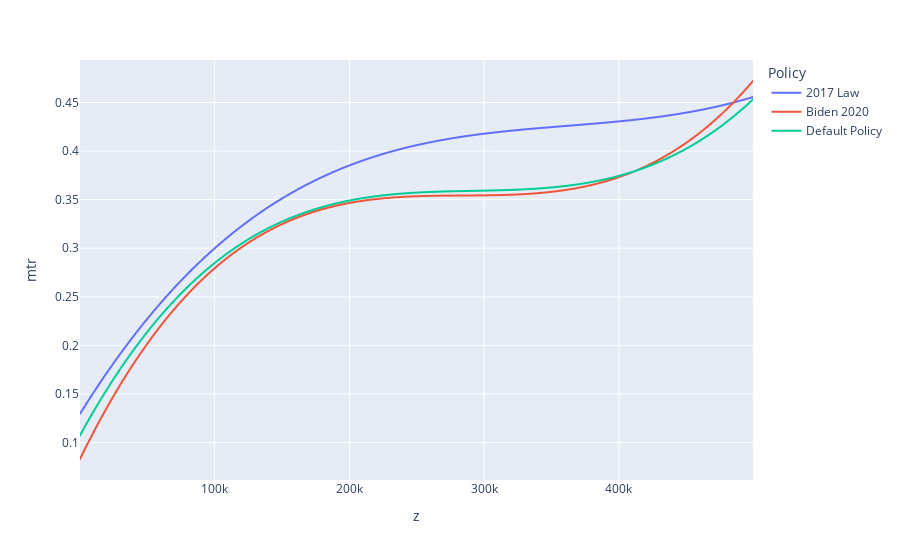

Notebook cell for this chart:
### Markdown cell above
The plot above is showing us the social welfare function weights, $g_z$, for taxpayers across the income distribution.  Higher $g_z$ imply a higher weight in the social welfare function that is optimized with that particular tax policy.  Roughly speaking, $g_z$ tells us how much the social welfare function would increase if we gave a taxpayer one more dollar of after tax income.

All three of the policies compared suggest social welfare functions that place more weight on tax payers with lower incomes.  The social welfare functions begin to diverge for tax payers with more than \\$200,000 in income.  Amongst the three policies, 2017 law provides the lowest weights on very high income taxpayers.  The TCJA, consistent with the regressive distributional estimates, reveals relatively higher weights for the highest income taxpayers.  Somewhat surprisingly, the Biden 2020 campaign proposal have the highest weights on those high income taxpayers of the policies compared.

## Plotting inputs to the calculation

We can also use the `iot_comparison` class' plotting function to help us understand why we see the implied social welfare weights we do.  

For instance, an important input in determining the social welfare weights is the marginal tax rate schedule.  Let's plot this for the three policies compared above:

### Code cell
iot1.plot(var="mtr")

### Figure 1 — Plotly figure (JSON) as saved in the notebook; plotly's stock layout.template omitted (floating-point values rounded to 4 significant figures; data arrays with more than 128 entries replaced by an {"elided": "..."} marker saying what was removed)
{"data": [{"hovertemplate": "Policy=2017 Law<br>z=%{x}<br>mtr=%{y}<extra></extra>", "legendgroup": "wide_variable_0", "line": {"color": "#636efa", "dash": "solid"}, "marker": {"symbol": "circle"}, "mode": "lines", "name": "2017 Law", "showlegend": true, "type": "scattergl", "x": {"elided": "500 float values"}, "xaxis": "x", "y": {"elided": "500 float values"}, "yaxis": "y"}, {"hovertemplate": "Policy=Biden 2020<br>z=%{x}<br>mtr=%{y}<extra></extra>", "legendgroup": "wide_variable_1", "line": {"color": "#EF553B", "dash": "solid"}, "marker": {"symbol": "circle"}, "mode": "lines", "name": "Biden 2020", "showlegend": true, "type": "scattergl", "x": {"elided": "500 float values"}, "xaxis": "x", "y": {"elided": "500 float values"}, "yaxis": "y"}, {"hovertemplate": "Policy=Default Policy<br>z=%{x}<br>mtr=%{y}<extra></extra>", "legendgroup": "wide_variable_2", "line": {"color": "#00cc96", "dash": "solid"}, "marker": {"symbol": "circle"}, "mode": "lines", "name": "Default Policy", "showlegend": true, "type": "scattergl", "x": {"elided": "500 float values"}, "xaxis": "x", "y": {"elided": "500 float values"}, "yaxis": "y"}], "layout": {"legend": {"title": {"text": "Policy"}, "tracegroupgap": 0}, "margin": {"t": 60}, "xaxis": {"anchor": "y", "domain": [0, 1], "title": {"text": "z"}}, "yaxis": {"anchor": "x", "domain": [0, 1], "title": {"text": "mtr"}}}}
